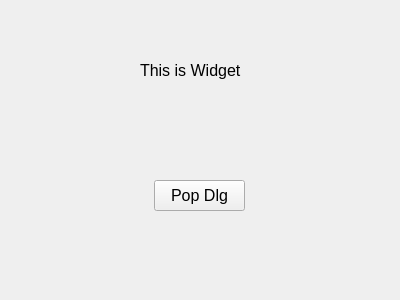
<?xml version="1.0" encoding="UTF-8"?>
<ui version="4.0">
 <class>Widget</class>
 <widget class="QWidget" name="Widget">
  <property name="geometry">
   <rect>
    <x>0</x>
    <y>0</y>
    <width>400</width>
    <height>300</height>
   </rect>
  </property>
  <property name="windowTitle">
   <string>Widget</string>
  </property>
  <widget class="QLabel" name="label">
   <property name="geometry">
    <rect>
     <x>140</x>
     <y>40</y>
     <width>131</width>
     <height>61</height>
    </rect>
   </property>
   <property name="font">
    <font>
     <pointsize>12</pointsize>
    </font>
   </property>
   <property name="text">
    <string>This is Widget</string>
   </property>
  </widget>
  <widget class="QPushButton" name="pushButton">
   <property name="geometry">
    <rect>
     <x>154</x>
     <y>180</y>
     <width>91</width>
     <height>31</height>
    </rect>
   </property>
   <property name="font">
    <font>
     <pointsize>12</pointsize>
    </font>
   </property>
   <property name="text">
    <string>Pop Dlg</string>
   </property>
  </widget>
 </widget>
 <layoutdefault spacing="6" margin="11"/>
 <resources/>
 <connections/>
</ui>
